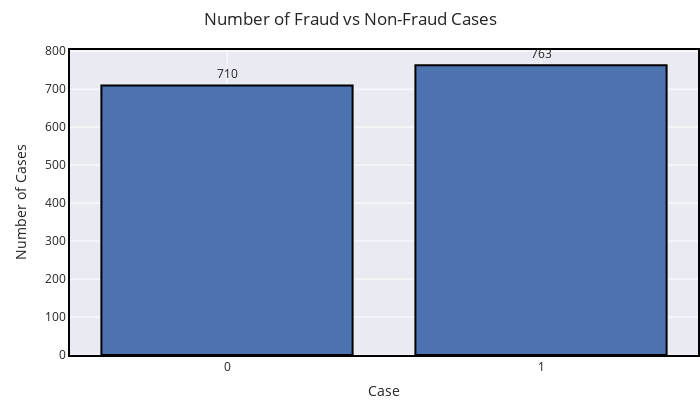

The code cell stored with this chart in its notebook:
### Code cell
#Frauds vs. Non-Frauds for the new dataframe
group = df2_sm.groupby('Class')['scaled_time'].count()
fig = go.Figure()
fig.add_trace(go.Bar(name='counts',x=group.index, y=group.values, marker_line_color='black', marker_line_width=2,
                     text=group.values,textposition='outside'))
fig.update_yaxes(title_text='Number of Cases')
fig.update_xaxes(title_text='Case',nticks=3)
fig.update_layout(template='seaborn',hovermode='closest',title='Number of Fraud vs Non-Fraud Cases',
                 width=700,height=400,xaxis=dict(mirror=True,linecolor='black',linewidth=2),
                 yaxis=dict(mirror=True,linecolor='black',linewidth=2),margin=dict(t=50,b=0,l=70,r=0))
fig.show()

### Figure 1 — Plotly figure (JSON) as saved in the notebook; plotly's stock layout.template omitted (floating-point values rounded to 4 significant figures)
{"data": [{"marker": {"line": {"color": "black", "width": 2}}, "name": "counts", "text": [710, 763], "textposition": "outside", "type": "bar", "x": [0, 1], "y": [710, 763]}], "layout": {"height": 400, "hovermode": "closest", "margin": {"b": 0, "l": 70, "r": 0, "t": 50}, "title": {"text": "Number of Fraud vs Non-Fraud Cases"}, "width": 700, "xaxis": {"linecolor": "black", "linewidth": 2, "mirror": true, "nticks": 3, "title": {"text": "Case"}}, "yaxis": {"linecolor": "black", "linewidth": 2, "mirror": true, "title": {"text": "Number of Cases"}}}}
